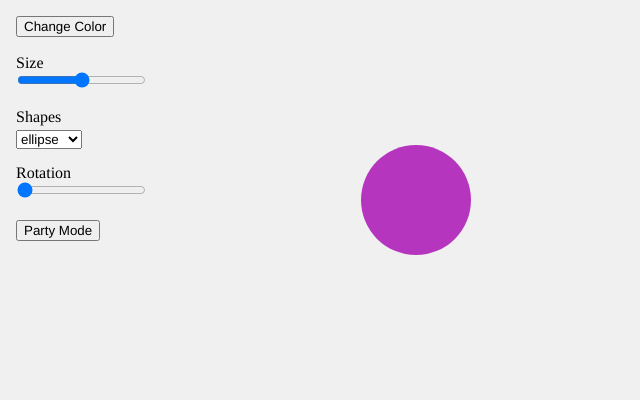
Frame 1 (no input)
Frame 60 (no input): identical to frame 1, image omitted
Frame 120 (the mouse pressed at the canvas centre since frame 60): identical to frame 1, image omitted

The p5.js sketch that drew this single still picture (run headless with seeded random() and noise() and a simulated clock; from frame 60 on, the mouse is pressed at the canvas centre):

// p5.js sketch
// ── sketch.js
let colorBtn, sizeSlider, shapeSelect;
let shapeColor;
let isOn = false; 

function setup() {
  createCanvas(640, 400);
  noStroke();
  textFont("Helvetica, Arial, sans-serif");
  angleMode(DEGREES);

  // starting color
  shapeColor = color(random(255), random(255), random(255));

  // Button: change color
  colorBtn = createButton("Change Color");
  colorBtn.position(16, 16);
  colorBtn.mousePressed(randomShapeColor);
  
  partyBtn = createButton("Party Mode");
  partyBtn.position(16, 220);
  partyBtn.mousePressed(buttonToggle);
  
  function randomShapeColor() {
    shapeColor = color(random(255), random(255), random(255));
  }

  // Slider: controls size
  createP("Size").position(0, 50).style("margin", "4px 0 0 16px");
  sizeSlider = createSlider(0, 220, 110, 1);
  sizeSlider.position(15, 70);
  
    createP("Rotation").position(0, 160).style("margin", "4px 0 0 16px");
  rotateSlider = createSlider(0, 360, 0, 0);
  rotateSlider.position(15, 180);


  // Dropdown: choose shape
  createP("Shapes").position(0, 100).style("margin", "8px 0 0 16px");
  shapeSelect = createSelect();
  shapeSelect.position(16, 130);
  shapeSelect.option("ellipse");
  shapeSelect.option("rect");
  shapeSelect.option("triangle");
}

function buttonToggle(){
    isOn = !isOn; 
  }

function partyMode(){
sizeSlider.value(sqrt(sq(sin(frameCount)*220)));
rotateSlider.value(sqrt(sq(sin(frameCount)*360)));
  }

function draw() {
  background(240);

  push();
  translate(width * 0.65, height * 0.5);
  let s = sizeSlider.value();
  let r = rotateSlider.value();

  // draw chosen shape
  if (isOn){ fill(sqrt(sq(sin(frameCount*0.9)*255)),sqrt(sq(sin(frameCount*0.8)*255)),sqrt(sq(sin(frameCount*0.7)*255)));
    partyMode();
  let choice = shapeSelect.value();
  if (choice === "ellipse") {
    rotate(r);
    ellipse(0, 0, s, s);
  } else if (choice === "rect") {
    rectMode(CENTER);
    rotate(r);
    rect(0, 0, s, s);
  } else if (choice === "triangle") {
    rotate(r);
    triangle(-s * 0.6, s * 0.5, 0, -s * 0.6, s * 0.6, s * 0.5);}
           }else{
  fill(shapeColor);
  let choice = shapeSelect.value();
  if (choice === "ellipse") {
    rotate(r);
    ellipse(0, 0, s, s);
  } else if (choice === "rect") {
    rectMode(CENTER);
    rotate(r);
    rect(0, 0, s, s);
  } else if (choice === "triangle") {
    rotate(r);
    triangle(-s * 0.6, s * 0.5, 0, -s * 0.6, s * 0.6, s * 0.5);
  }
  pop();
  }
}
